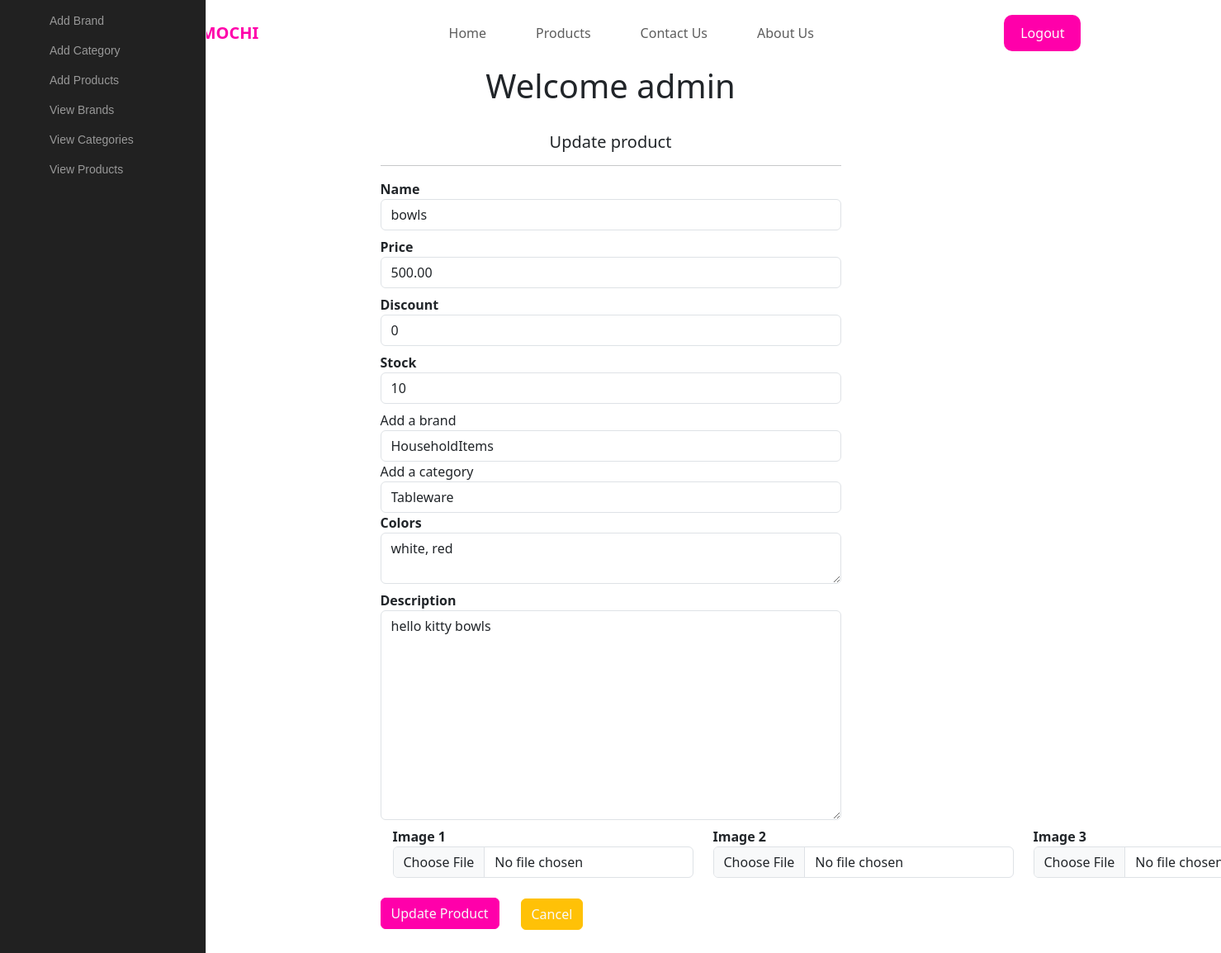
The page /updateproduct/1 on the database as committed earlier.
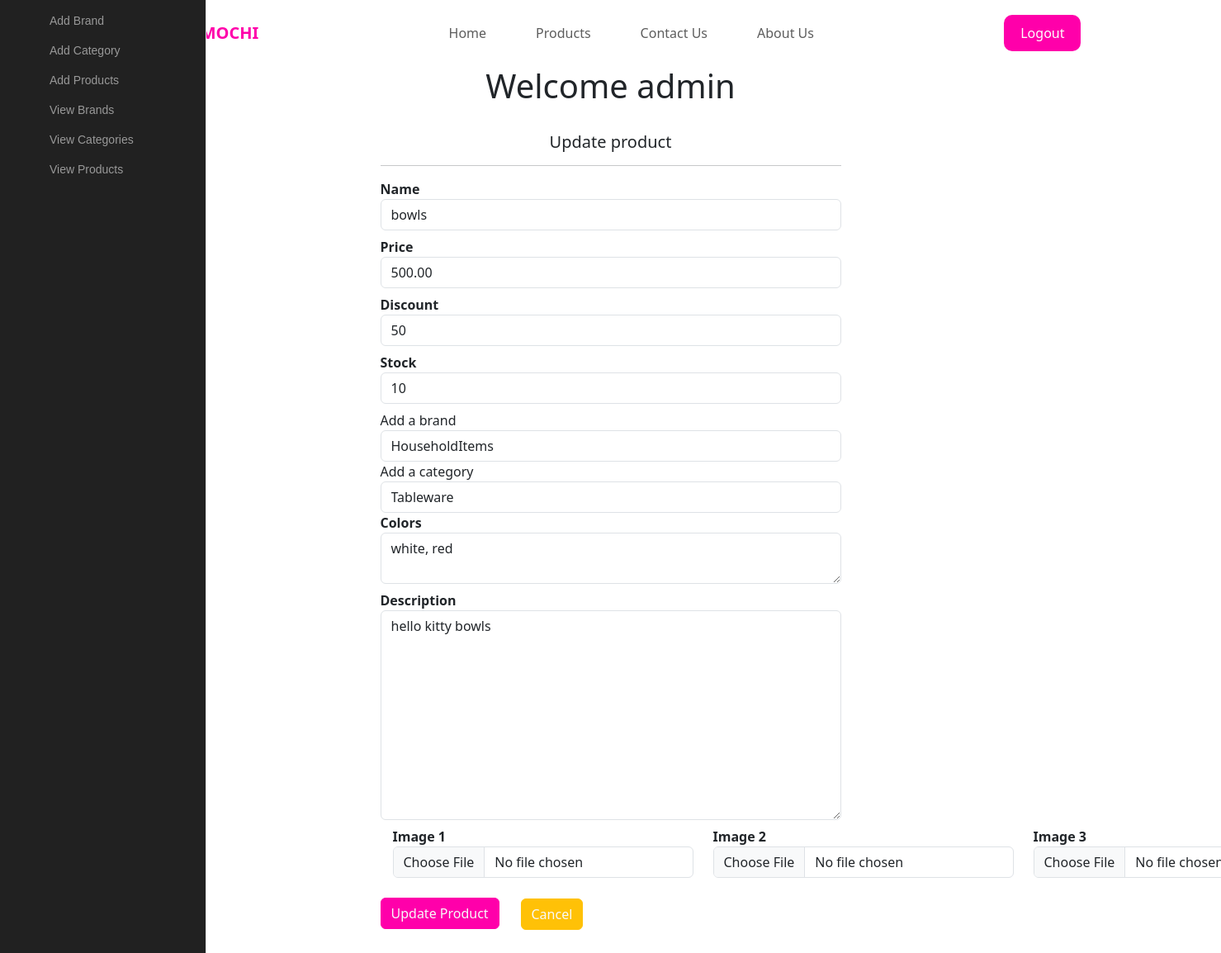
The same page on the database as committed later.
### shop/products/models.py (models this page shows, shortened)
class Addproduct(db.Model):
    id = db.Column(db.Integer, primary_key=True)
    name = db.Column(db.String(80), nullable=False)
    price = db.Column(db.Numeric(10,2), nullable=False)
    discount = db.Column(db.Integer, default=0)
    stock = db.Column(db.Integer, nullable=False)
    colors = db.Column(db.Text, nullable=False)
    desc = db.Column(db.Text, nullable=False)
    pub_date = db.Column(db.DateTime, nullable=False, default=datetime.utcnow)
    brand_id = db.Column(db.Integer, db.ForeignKey('brand.id'), nullable=False)
    brand = db.relationship('Brand', backref=db.backref('brands', lazy=True))
    category_id = db.Column(db.Integer, db.ForeignKey('category.id'), nullable=False)
    category = db.relationship('Category', backref=db.backref('categories', lazy=True))
    image_1 = db.Column(db.String(150), nullable=False, default='image.jpg')
    image_2 = db.Column(db.String(150), nullable=False, default='image.jpg')
    image_3 = db.Column(db.String(150), nullable=False, default='image.jpg')

### shop/products/routes.py (the view, shortened to what this page needs)
@app.route('/updateproduct/<int:id>', methods=['GET', 'POST'])
def updateproduct(id):
    brands = Brand.query.all()
    categories = Category.query.all()
    product = Addproduct.query.get_or_404(id)
    brand = request.form.get('brand')
    category = request.form.get('category')
    form = Addproducts(request.form)
    form.name.data = product.name
    form.price.data = product.price
    form.discount.data = product.discount
    form.stock.data = product.stock
    form.colors.data = product.colors
    form.desc.data = product.desc
    return render_template('products/updateproduct.html', form=form, brands=brands, categories=categories, product=product)

### shop/products/forms.py
class Addproducts(Form):
    name = StringField('Name', [validators.DataRequired()])
    price = DecimalField('Price',[validators.DataRequired()])
    discount = IntegerField('Discount', default=0)
    stock = IntegerField('Stock', [validators.DataRequired()])
    desc =TextAreaField('Description', [validators.DataRequired()])
    colors = TextAreaField('Colors', [validators.DataRequired()])
    image_1 = FileField('Image 1', validators=[FileAllowed(['jpg', 'png', 'gif', 'jpeg'])])
    image_2 = FileField('Image 2', validators=[FileAllowed(['jpg', 'png', 'gif', 'jpeg'])])
    image_3 = FileField('Image 3', validators=[FileAllowed(['jpg', 'png', 'gif', 'jpeg'])])

### shop/templates/products/updateproduct.html (shortened to what this page needs)
{% extends 'layout.html' %}
{% block content %}
<div class="landing-page">
    <header>
        <div class="container">
            <a href="{{url_for('home')}}" class="logo">MOCHI <b>MOCHI</b></a>
            <ul class="links">
                <li><a href="{{url_for('home')}}">Home</a></li>
                <li><a href="{{url_for('products')}}">Products</a></li>
                <li><a href="{{url_for('contact')}}">Contact Us</a></li>
                <li><a href="{{url_for('about')}}">About Us</a></li>
            </ul>
            <a href="{{ url_for('login') }}" class="logout-link">Logout</a>
        </div>
    </header>
</div>
<div class="text-center h1">Welcome admin</div>
    <nav class="main-menu">
    <ul>
        <li>
            <a href="{{url_for('addbrand')}}">
            <i class="fa fa-home fa-2x"></i>
            </a>
        </li>
        <li>
            <a href="{{url_for('addcategory')}}">
            <i class="fa fa-home fa-2x"></i>
            </a>
        </li>
        <li>
            <a href="{{url_for('addproduct')}}">
            <i class="fa fa-home fa-2x"></i>
            </a>
        </li>
        <li>
            <a href="{{url_for('brands')}}">
            <i class="fa fa-home fa-2x"></i>
            </a>
        </li>
        <li>
            <a href="{{url_for('category')}}">
            <i class="fa fa-home fa-2x"></i>
            </a>
        </li>
        <li>
            <a href="{{url_for('adminpage')}}">
            <i class="fa fa-home fa-2x"></i>
            </a>
        </li>
    </ul>
    </nav>
<div class="container">
    <div class="row">
    <div class="col-md-3"></div>
    <div class="col-md-6">
        <h5 class="text-center mt-4">Update product</h5>
        <hr>
        {% from "_formhelpers.html" import render_field %}
        <form action="" method="POST" enctype="multipart/form-data">
            {{ render_field(form.name, class="form-control", placeholder="Add product name")}}
            {{ render_field(form.price, class="form-control", placeholder="Add product price")}}
            {{ render_field(form.discount, class="form-control", placeholder="Add product discount")}}
            {{ render_field(form.stock, class="form-control", placeholder="Add product stock")}}
            <label for="brand">Add a brand</label>
            <select name="brand" id="brand" class="form-control" required>
                <option value="{{product.brand_id}}">{{product.brand.name}}</option>
            </select>
            <label for="category">Add a category</label>
            <select name="category" id="category" class="form-control" required>
                <option value="{{product.category_id}}">{{product.category.name}}</option>
            </select>
            {{ render_field(form.colors, class="form-control", placeholder="Add product colors")}}
            {{ render_field(form.desc, class="form-control", placeholder="Add product description", rows="10")}}
            <div class="container">
                <div class="row">
                    <div class="col-md-4">{{ render_field(form.image_1, class="form-control")}}</div>
                    <div class="col-md-4">{{ render_field(form.image_2, class="form-control")}}</div>
                    <div class="col-md-4">{{ render_field(form.image_3, class="form-control")}}</div>
                </div>
            </div>
        <p><input type=submit value="Update Product" class="btn btn-info mt-3"></p>
        <a href={{url_for('adminpage')}} class="btn btn-warning" style="margin-top: -95px; margin-left: 170px;">Cancel</a>
        </form>
    </div>
    <div class="col-md-3"></div>
</div>
</div>
{% endblock content%}

Rows that differ between the two databases and show on the page:
changed Addproduct "bowls": discount "0" → "50"
